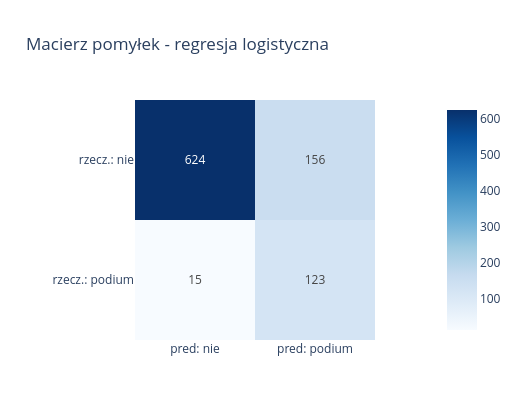

Write notebook code for a chart like this one.
### Markdown cell above
## Diagnostyka modelu głównego

Przyglądamy się trzem rzeczom: macierzy pomyłek, krzywym `ROC` oraz `Precision-Recall`, a na końcu współczynnikom modelu - by zobaczyć, które cechy najmocniej wpływają na szansę podium.

### Code cell
cm = confusion_matrix(y, pred_logit)
fig = px.imshow(cm, text_auto=True, color_continuous_scale='Blues',
                x=['pred: nie', 'pred: podium'],
                y=['rzecz.: nie', 'rzecz.: podium'],
                title='Macierz pomyłek - regresja logistyczna')
fig.update_layout(height=420, width=520)
fig.show()

### Figure 1 — Plotly figure (JSON) as saved in the notebook; plotly's stock layout.template omitted (floating-point values rounded to 4 significant figures)
{"data": [{"coloraxis": "coloraxis", "hovertemplate": "x: %{x}<br>y: %{y}<br>color: %{z}<extra></extra>", "name": "0", "texttemplate": "%{z}", "type": "heatmap", "x": ["pred: nie", "pred: podium"], "xaxis": "x", "y": ["rzecz.: nie", "rzecz.: podium"], "yaxis": "y", "z": [[624, 156], [15, 123]]}], "layout": {"coloraxis": {"autocolorscale": false, "colorscale": [[0, "rgb(247,251,255)"], [0.125, "rgb(222,235,247)"], [0.25, "rgb(198,219,239)"], [0.375, "rgb(158,202,225)"], [0.5, "rgb(107,174,214)"], [0.625, "rgb(66,146,198)"], [0.75, "rgb(33,113,181)"], [0.875, "rgb(8,81,156)"], [1, "rgb(8,48,107)"]]}, "height": 420, "title": {"text": "Macierz pomyłek - regresja logistyczna"}, "width": 520, "xaxis": {"anchor": "y", "constrain": "domain", "domain": [0, 1], "scaleanchor": "y"}, "yaxis": {"anchor": "x", "autorange": "reversed", "constrain": "domain", "domain": [0, 1]}}}
